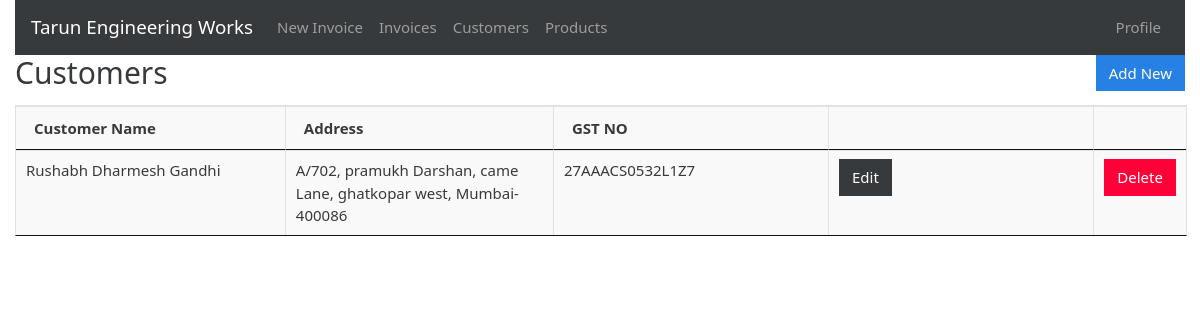
Page /customers (signed in) on the earlier database version.
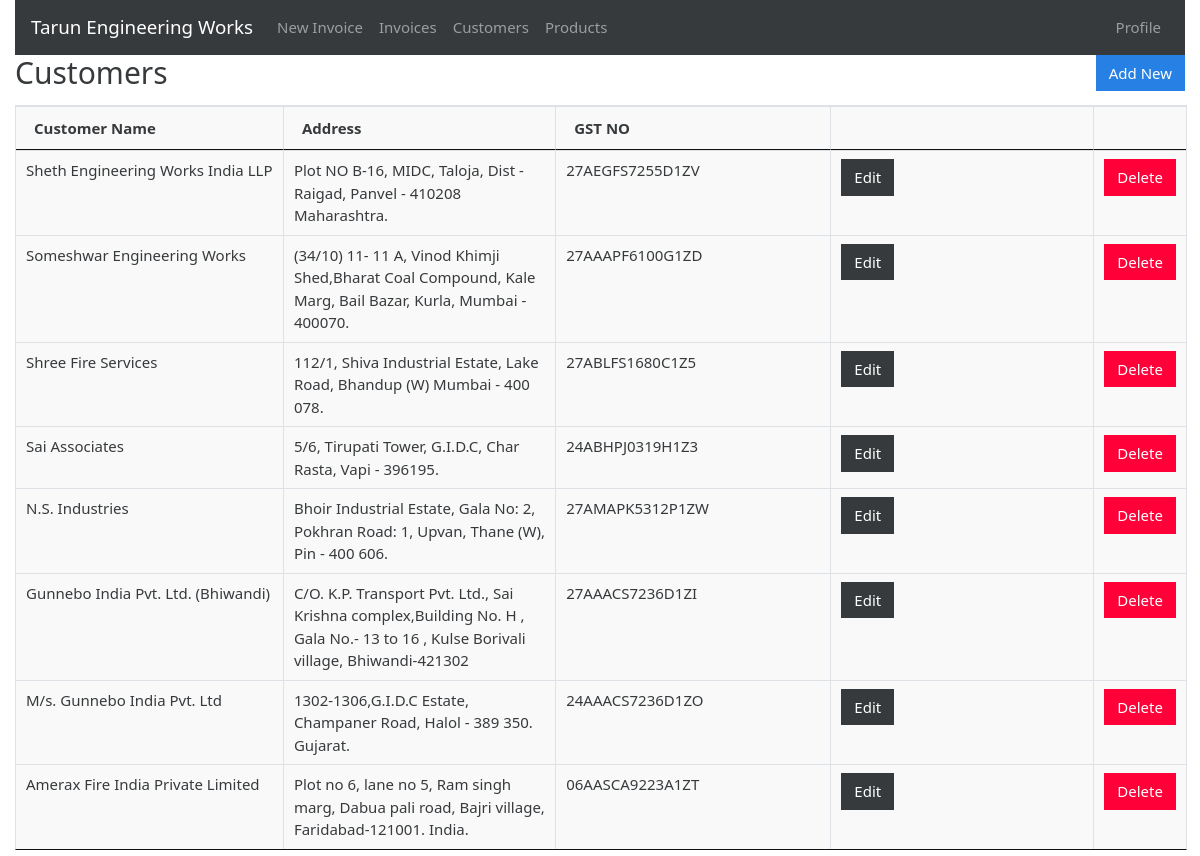
Same page on the later database version.
### gstbillingapp/models.py (models this page shows, shortened)
class Customer(models.Model):
    customer_name = models.CharField(max_length=200)
    customer_address = models.TextField(max_length=600, blank=True, null=True)
    customer_gst = models.CharField(max_length=15, blank=True, null=True)

### gstbillingapp/views.py (the view)
# urls.py: path('customers', views.customers, name='customers'),
@login_required
def customers(request):
    context = {}
    context['customers'] = Customer.objects.all()
    return render(request, 'gstbillingapp/customers.html', context)

### gstbillingapp/templates/gstbillingapp/customers.html (shortened to what this page needs)
{% extends "gstbillingapp/base.html" %}
{% load static %}
{% block content %}
<div class="row">
	<div class="col">
		<h2>Customers</h2>
	</div>
	<div class="col">
		<a href="{% url 'customer_add' %}" id="add_customer_btn"><button type="button" class="btn btn-primary">Add New</button></a>
	</div>
</div>
<table class="table table-bordered" id="customer-table">
	<thead>
		<tr>
			<th>Customer Name</th>
			<th>Address</th>
			<th>GST NO</th>
			<th></th>
			<th></th>
		</tr>
	</thead>
	<tbody class="two-col-form">
		{% for customer in customers %}
		<tr>
			<td>{{customer.customer_name}}</td>
			<td>{{customer.customer_address}}</td>
			<td>{{customer.customer_gst}}</td>
			<td><a href="{% url 'customer_edit' customer.id %}"><button type="button" class="btn btn-dark">Edit</button></a></td>
			<td><button type="button" class="btn btn-danger" data-toggle="modal" data-target="#customerDeleteModal" data-customer-id="{{customer.id}}" data-customer-name="{{customer.customer_name}}">Delete</button></td>
		</tr>
		{% endfor %}
	</tbody>
</table>
{% endblock %}

### gstbillingapp/templates/gstbillingapp/base.html (shortened to what this page needs)
{% load static %}
<!doctype html>
<html lang="en">
<head>
	<link rel="stylesheet" href="{% static "gstbillingapp/bootstrap-4.4.1-dist/css/bootstrap-cosmo.min.css" %}">
	<link rel="stylesheet" href="{% static "gstbillingapp/main.css" %}">
	<link rel="stylesheet" href="{% static "gstbillingapp/DataTables/jquery.dataTables.min.css" %}">
	<link rel="stylesheet" href="{% static "gstbillingapp/DataTables/dataTables.bootstrap4.min.css" %}">
</head>
<body>
	<div class="container-fluid">
		{% include "gstbillingapp/navbar.html" %}
		{% block content %}{% endblock %}
	</div>
</body>
</html>

### gstbillingapp/templates/gstbillingapp/navbar.html (shortened to what this page needs)
<nav class="navbar navbar-expand-lg navbar-dark bg-dark">
	<a class="navbar-brand" href="{% url 'landing_page' %}">Tarun Engineering Works</a>
	<div class="collapse navbar-collapse" id="navbarSupportedContent">
		<ul class="navbar-nav mr-auto">
			{% if user.is_authenticated %}
			<li class="nav-item">
				<a class="nav-link" href="{% url 'invoice_create' %}">New Invoice <span class="sr-only">(current)</span></a>
			</li>
			<li class="nav-item">
				<a class="nav-link" href="{% url 'invoices' %}">Invoices</a>
			</li>
			<li class="nav-item">
				<a class="nav-link" href="{% url 'customers' %}">Customers</a>
			</li>
			<li class="nav-item">
				<a class="nav-link" href="{% url 'products' %}">Products</a>
			</li>
		</ul>
		<ul class="navbar-nav ml-auto">
			<li class="nav-item">
				<a class="nav-link"  data-toggle="modal" data-target="#profileModal">Profile</a>
			</li>
			{% endif %}
		</ul>
	</div>
</nav>

### gstbillingapp/static/gstbillingapp/main.css (style rules this page uses)
.table-bordered td, .table-bordered th { padding: 0.25em; }
.table-bordered tbody td, .table-bordered tbody th, .table-bordered thead th, .table-bordered thead td { background: #f9f9f9; }
.two-col-form td, .two-col-form th { width: 25%; }
#add_customer_btn, #add_product_btn { float: right; }

Differences in the rows shown:
removed Customer: customer_name "Rushabh Dharmesh Gandhi", customer_address "A/702, pramukh Darshan, came Lane, ghatkopar west, Mumbai- 400086", customer_gst "27AAACS0532L1Z7"
added Customer: customer_name "Sheth Engineering Works India LLP", customer_address "Plot NO B-16, MIDC, Taloja, Dist - Raigad, Panvel - 410208 Maharashtra.", customer_gst "27AEGFS7255D1ZV"
added Customer: customer_name "Someshwar Engineering Works", customer_address "(34/10) 11- 11 A, Vinod Khimji Shed,Bharat Coal Compound, Kale Marg, Bail Bazar, Kurla, Mumbai - 400070.", customer_gst "27AAAPF6100G1ZD"
added Customer: customer_name "Shree Fire Services", customer_address "112/1, Shiva Industrial Estate, Lake Road, Bhandup (W) Mumbai - 400 078.", customer_gst "27ABLFS1680C1Z5"
added Customer: customer_name "Sai Associates", customer_address "5/6, Tirupati Tower, G.I.D.C, Char Rasta, Vapi - 396195.", customer_gst "24ABHPJ0319H1Z3"
added Customer: customer_name "N.S. Industries", customer_address "Bhoir Industrial Estate, Gala No: 2, Pokhran Road: 1, Upvan, Thane (W), Pin - 400 606.", customer_gst "27AMAPK5312P1ZW"
added Customer: customer_name "Gunnebo India Pvt. Ltd. (Bhiwandi)", customer_address "C/O. K.P. Transport Pvt. Ltd., Sai Krishna complex,Building No. H , Gala No.- 13 to 16 , Kulse Borivali village, Bhiwandi-421302", customer_gst "27AAACS7236D1ZI"
added Customer: customer_name "M/s. Gunnebo India Pvt. Ltd", customer_address "1302-1306,G.I.D.C Estate, Champaner Road, Halol - 389 350. Gujarat.", customer_gst "24AAACS7236D1ZO"
added Customer: customer_name "Amerax Fire India Private Limited", customer_address "Plot no 6, lane no 5, Ram singh marg, Dabua pali road, Bajri village, Faridabad-121001. India.", customer_gst "06AASCA9223A1ZT"
